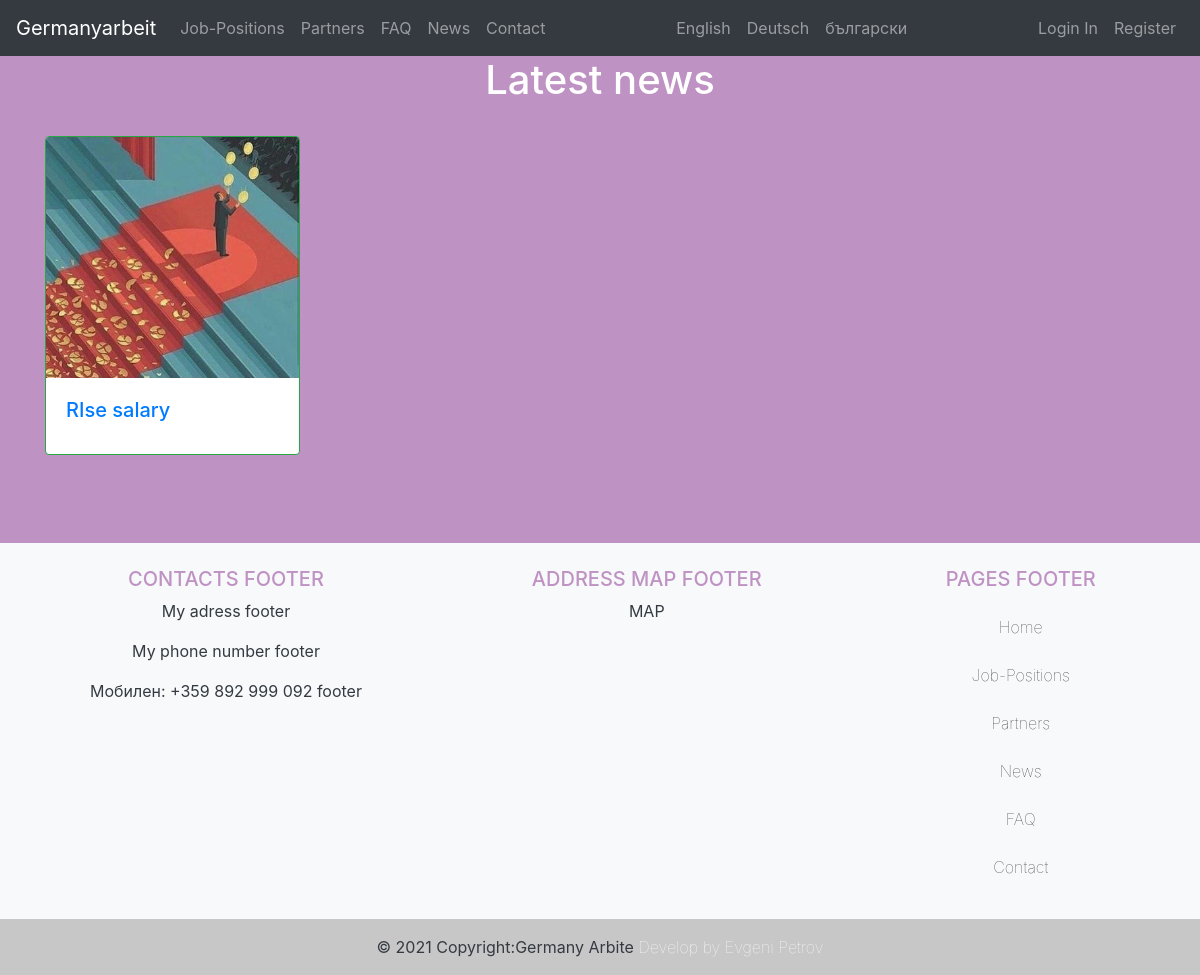
Page /news/ on the committed database.
### news/models.py (models this page shows, shortened)
class News(models.Model):
    title = models.CharField(max_length=250)
    slug = models.SlugField(allow_unicode=True)
    thumbnail = models.ImageField(upload_to='photos/%Y/%m/%d/')
    content = models.TextField()
    featured = models.BooleanField(default=False)
    date_create = models.DateField(default=datetime.now, blank=True)

### news/views.py (the view)
# urls.py: path('', NewsListView.as_view(), name="news"),
class NewsListView(ListView):
    model = News
    ordering = ['-date_create']

### templates/news/news_list.html (shortened to what this page needs)
{% extends 'base.html' %}
{% load i18n %}
{% block content %}
    <div class="header">
        <h1 style="color: white; text-align: center">{% trans "Latest news" %}</h1>
    </div>
    <br>
    <div class="container">
        <div class="row">
            {% for obj in object_list %}
                <div class="col-lg-3">
                    <a href="{{ obj.slug }}"><div class="card border-success mb-3">
                        <img class="card-img-top" src="{{ obj.thumbnail.url | safe }}" alt="Card image cap">
                        <div class="card-body">
                            <h5 class="card-title" style="none">{{ obj.title | safe }}</h5>
                        </div>
                    </div></a>
                    <br>
                </div>
            {% endfor %}
        </div>
    </div>
{% endblock %}

### static/css/main.css (style rules this page uses)
.body { background-color: #BF92C4; background-repeat: no-repeat; }

### rows in the picture
News: thumbnail (picture), title "RIse salary"

### other values in the picture
{{ lang.name_local }} "English" "Deutsch" "български"
